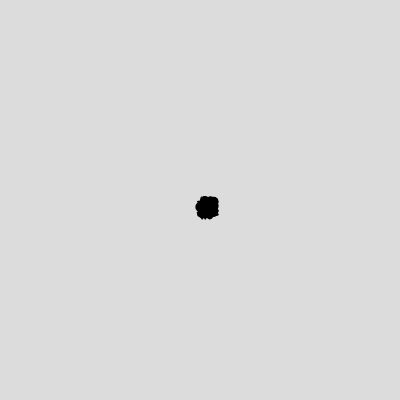
Frame 1 (no input)
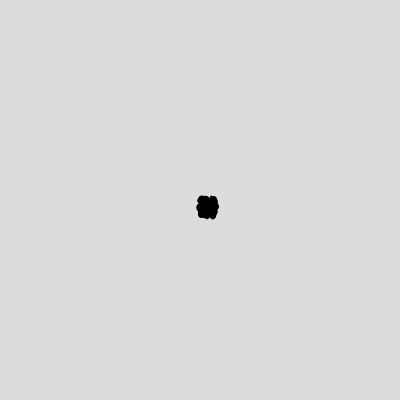
Frame 60 (no input)
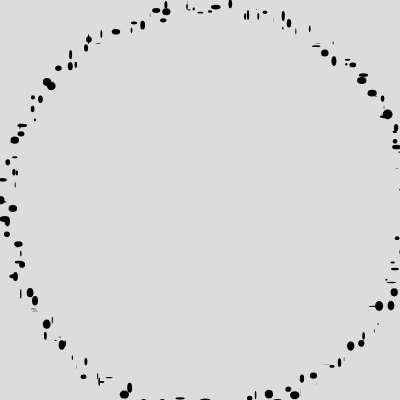
Frame 120 (the mouse pressed at the canvas centre since frame 60)

The p5.js sketch that drew these frames (run headless with seeded random() and noise() and a simulated clock; from frame 60 on, the mouse is pressed at the canvas centre):

// p5.js sketch
// ── sketch.js
let r;

function setup() {
  createCanvas(400, 400);
  let r = 150;

}

function draw() {
  r = mouseX;
  background(220);
  noStroke();
  fill(0);
  for (let t = 0; t < 360; t=t+2) {
    d = radians(t);
    let x = width / 2 + r * sin(d) + random(0,15);
    let y = height / 2 + r* cos(d) + random(0,15);
    ellipse(x, y,random(0,10),random(0,10));
  }
}
